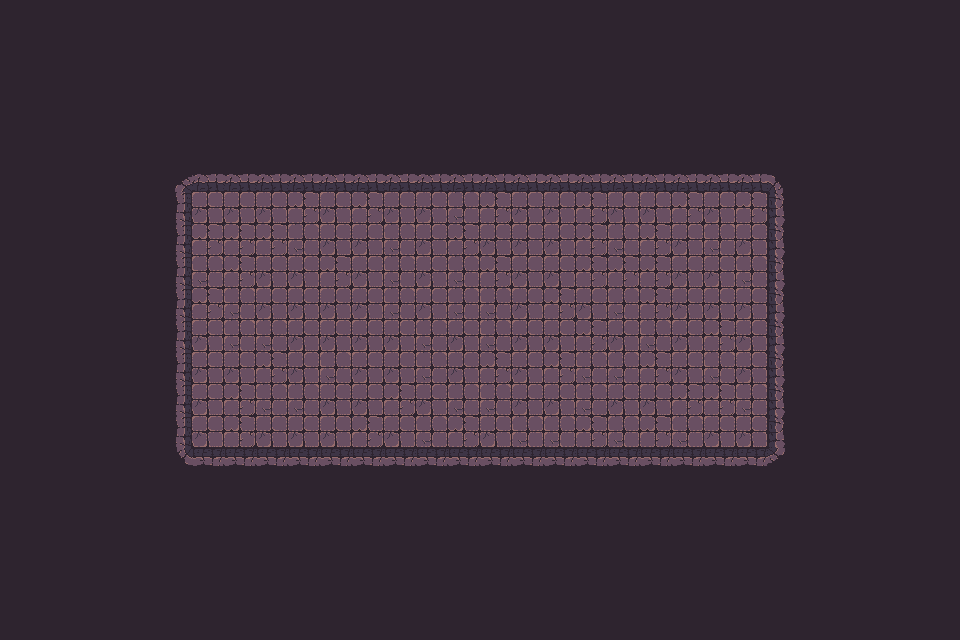

Below is a game level as drawn by its tile map, then a one-line description and the .tmx file that defines it, in full:
An orthogonal 30x20 tile map with 32x32 px tiles, 1 tile layer (Tile layer 1), 2 tilesets and 57 objects.

<map version="1.10" tiledversion="1.11.2" orientation="orthogonal" renderorder="right-down" width="30" height="20" tilewidth="32" tileheight="32" infinite="0" nextlayerid="3" nextobjectid="1">
    <tileset firstgid="1" name="Town Tileset" tilewidth="32" tileheight="32" tilecount="64" columns="8">
        <image source="../../../tiles/World H Tileset.png" trans="ff00ff" width="256" height="256" />
        <tile id="4">
            <objectgroup draworder="index" id="2">
                <object id="1" x="0" y="0" width="32" height="32" />
            </objectgroup>
        </tile>
        <tile id="5">
            <objectgroup draworder="index" id="2">
                <object id="1" x="0" y="0" width="32" height="32" />
            </objectgroup>
        </tile>
        <tile id="6">
            <objectgroup draworder="index" id="2">
                <object id="1" x="0" y="0" width="32" height="32" />
            </objectgroup>
        </tile>
        <tile id="7">
            <objectgroup draworder="index" id="2">
                <object id="1" x="0" y="0" width="32" height="32" />
            </objectgroup>
        </tile>
        <tile id="8">
            <objectgroup draworder="index" id="2">
                <object id="1" x="0" y="0" width="32" height="32" />
            </objectgroup>
        </tile>
        <tile id="10">
            <objectgroup draworder="index" id="2">
                <object id="1" x="0" y="32" width="32" height="0" />
            </objectgroup>
        </tile>
        <tile id="11">
            <objectgroup draworder="index" id="2">
                <object id="1" x="0" y="32" width="32" height="0" />
                <object id="2" x="32" y="0" width="0" height="32" />
            </objectgroup>
        </tile>
        <tile id="12">
            <objectgroup draworder="index" id="2">
                <object id="1" x="32" y="0" width="0" height="32" />
            </objectgroup>
        </tile>
        <tile id="13">
            <objectgroup draworder="index" id="2">
                <object id="1" x="0" y="32" width="32" height="0" />
                <object id="2" x="0" y="32" width="32" height="0" />
                <object id="3" x="0" y="0" width="0" height="32" />
            </objectgroup>
        </tile>
        <tile id="14">
            <objectgroup draworder="index" id="2">
                <object id="1" x="0" y="0" width="0" height="32" />
            </objectgroup>
        </tile>
        <tile id="16">
            <objectgroup draworder="index" id="2">
                <object id="1" x="0" y="0" width="32" height="32" />
            </objectgroup>
        </tile>
        <tile id="24">
            <objectgroup draworder="index" id="2">
                <object id="1" x="0" y="0" width="32" height="32" />
            </objectgroup>
        </tile>
    </tileset>
    <tileset firstgid="65" name="Dungeon Crawler Tileset" tilewidth="32" tileheight="32" tilecount="100" columns="10">
        <image source="../../../tiles/Dungeon_Tile.png" trans="" width="320" height="320" />
        <tile id="2">
            <objectgroup draworder="index" id="2">
                <object id="1" x="0" y="0" width="32" height="32" />
            </objectgroup>
        </tile>
        <tile id="3">
            <objectgroup draworder="index" id="2">
                <object id="1" x="0" y="0" width="32" height="32" />
            </objectgroup>
        </tile>
        <tile id="4">
            <objectgroup draworder="index" id="2">
                <object id="1" x="0" y="0" width="32" height="32" />
            </objectgroup>
        </tile>
        <tile id="5">
            <objectgroup draworder="index" id="2">
                <object id="1" x="0" y="0" width="32" height="32" />
            </objectgroup>
        </tile>
        <tile id="6">
            <objectgroup draworder="index" id="2">
                <object id="1" x="0" y="0" width="32" height="32" />
            </objectgroup>
        </tile>
        <tile id="8">
            <objectgroup draworder="index" id="2">
                <object id="1" x="0" y="0" width="32" height="32" />
            </objectgroup>
        </tile>
        <tile id="12">
            <objectgroup draworder="index" id="2">
                <object id="1" x="0" y="0" width="32" height="32" />
            </objectgroup>
        </tile>
        <tile id="13">
            <objectgroup draworder="index" id="2">
                <object id="1" x="0" y="0" width="32" height="32" />
            </objectgroup>
        </tile>
        <tile id="14">
            <objectgroup draworder="index" id="2">
                <object id="1" x="0" y="0" width="32" height="32" />
            </objectgroup>
        </tile>
        <tile id="15">
            <objectgroup draworder="index" id="2">
                <object id="1" x="0" y="0" width="32" height="32" />
            </objectgroup>
        </tile>
        <tile id="16">
            <objectgroup draworder="index" id="2">
                <object id="1" x="0" y="0" width="32" height="32" />
            </objectgroup>
        </tile>
        <tile id="18">
            <objectgroup draworder="index" id="2">
                <object id="1" x="0" y="0" width="32" height="32" />
            </objectgroup>
        </tile>
        <tile id="22">
            <objectgroup draworder="index" id="2">
                <object id="1" x="0" y="0" width="32" height="32" />
            </objectgroup>
        </tile>
        <tile id="23">
            <objectgroup draworder="index" id="2">
                <object id="1" x="0" y="0" width="32" height="32" />
            </objectgroup>
        </tile>
        <tile id="24">
            <objectgroup draworder="index" id="2">
                <object id="1" x="0" y="0" width="32" height="32" />
            </objectgroup>
        </tile>
        <tile id="25">
            <objectgroup draworder="index" id="2">
                <object id="1" x="0" y="0" width="32" height="32" />
            </objectgroup>
        </tile>
        <tile id="26">
            <objectgroup draworder="index" id="2">
                <object id="1" x="0" y="0" width="32" height="32" />
            </objectgroup>
        </tile>
        <tile id="28">
            <objectgroup draworder="index" id="2">
                <object id="1" x="0" y="0" width="32" height="32" />
            </objectgroup>
        </tile>
        <tile id="32">
            <objectgroup draworder="index" id="2">
                <object id="1" x="0" y="0" width="32" height="32" />
            </objectgroup>
        </tile>
        <tile id="33">
            <objectgroup draworder="index" id="2">
                <object id="1" x="0" y="0" width="32" height="32" />
            </objectgroup>
        </tile>
        <tile id="34">
            <objectgroup draworder="index" id="2">
                <object id="1" x="0" y="0" width="32" height="32" />
            </objectgroup>
        </tile>
        <tile id="35">
            <objectgroup draworder="index" id="2">
                <object id="1" x="0" y="0" width="32" height="32" />
            </objectgroup>
        </tile>
        <tile id="36">
            <objectgroup draworder="index" id="2">
                <object id="1" x="0" y="0" width="32" height="32" />
            </objectgroup>
        </tile>
        <tile id="38">
            <objectgroup draworder="index" id="2">
                <object id="1" x="0" y="0" width="32" height="32" />
            </objectgroup>
        </tile>
        <tile id="42">
            <objectgroup draworder="index" id="2">
                <object id="1" x="0" y="0" width="32" height="32" />
            </objectgroup>
        </tile>
        <tile id="43">
            <objectgroup draworder="index" id="2">
                <object id="1" x="0" y="0" width="32" height="32" />
            </objectgroup>
        </tile>
        <tile id="44">
            <objectgroup draworder="index" id="2">
                <object id="1" x="0" y="0" width="32" height="32" />
            </objectgroup>
        </tile>
        <tile id="45">
            <objectgroup draworder="index" id="2">
                <object id="1" x="0" y="0" width="32" height="32" />
            </objectgroup>
        </tile>
        <tile id="46">
            <objectgroup draworder="index" id="2">
                <object id="1" x="0" y="0" width="32" height="32" />
            </objectgroup>
        </tile>
        <tile id="48">
            <objectgroup draworder="index" id="2">
                <object id="1" x="0" y="0" width="32" height="32" />
            </objectgroup>
        </tile>
        <tile id="52">
            <objectgroup draworder="index" id="2">
                <object id="1" x="0" y="0" width="32" height="32" />
            </objectgroup>
        </tile>
        <tile id="53">
            <objectgroup draworder="index" id="2">
                <object id="1" x="0" y="0" width="32" height="32" />
            </objectgroup>
        </tile>
        <tile id="54">
            <objectgroup draworder="index" id="2">
                <object id="1" x="0" y="0" width="32" height="32" />
            </objectgroup>
        </tile>
        <tile id="55">
            <objectgroup draworder="index" id="2">
                <object id="1" x="0" y="0" width="32" height="32" />
            </objectgroup>
        </tile>
        <tile id="56">
            <objectgroup draworder="index" id="2">
                <object id="1" x="0" y="0" width="32" height="32" />
            </objectgroup>
        </tile>
        <tile id="58">
            <objectgroup draworder="index" id="2">
                <object id="1" x="0" y="0" width="32" height="32" />
            </objectgroup>
        </tile>
        <tile id="62">
            <objectgroup draworder="index" id="2">
                <object id="1" x="0" y="0" width="32" height="32" />
            </objectgroup>
        </tile>
        <tile id="63">
            <objectgroup draworder="index" id="2">
                <object id="1" x="0" y="0" width="32" height="32" />
            </objectgroup>
        </tile>
        <tile id="64">
            <objectgroup draworder="index" id="2">
                <object id="1" x="0" y="0" width="32" height="32" />
            </objectgroup>
        </tile>
        <tile id="65">
            <objectgroup draworder="index" id="2">
                <object id="1" x="0" y="0" width="32" height="32" />
            </objectgroup>
        </tile>
        <tile id="66">
            <objectgroup draworder="index" id="2">
                <object id="1" x="0" y="0" width="32" height="32" />
            </objectgroup>
        </tile>
        <tile id="68">
            <objectgroup draworder="index" id="2">
                <object id="1" x="0" y="0" width="32" height="32" />
            </objectgroup>
        </tile>
    </tileset>
    <layer id="1" name="Tile layer 1" width="30" height="20">
        <data encoding="csv">
122,122,122,122,122,122,122,122,122,122,122,122,122,122,122,122,122,122,122,122,122,122,122,122,122,122,122,122,122,122,
122,122,122,122,122,122,122,122,122,122,122,122,122,122,122,122,122,122,122,122,122,122,122,122,122,122,122,122,122,122,
122,122,122,122,122,122,122,122,122,122,122,122,122,122,122,122,122,122,122,122,122,122,122,122,122,122,122,122,122,122,
122,122,122,122,122,122,122,122,122,122,122,122,122,122,122,122,122,122,122,122,122,122,122,122,122,122,122,122,122,122,
122,122,122,122,122,122,122,122,122,122,122,122,122,122,122,122,122,122,122,122,122,122,122,122,122,122,122,122,122,122,
122,122,122,122,122,67,68,68,68,68,68,68,68,68,68,68,68,68,68,68,68,68,68,68,69,122,122,122,122,122,
122,122,122,122,122,77,75,75,75,65,75,65,75,75,66,65,75,75,65,75,75,65,75,65,79,122,122,122,122,122,
122,122,122,122,122,77,65,65,65,66,75,75,66,75,65,75,75,75,65,66,65,75,66,75,79,122,122,122,122,122,
122,122,122,122,122,77,66,65,75,75,65,75,66,75,66,65,75,75,65,65,65,75,75,66,79,122,122,122,122,122,
122,122,122,122,122,77,65,66,75,75,75,75,66,75,66,66,75,65,75,66,65,75,75,75,79,122,122,122,122,122,
122,122,122,122,122,77,75,66,66,75,75,75,75,66,75,66,75,75,65,75,66,75,65,75,79,122,122,122,122,122,
122,122,122,122,122,77,75,75,65,75,66,75,75,66,75,65,75,65,66,66,65,75,66,75,79,122,122,122,122,122,
122,122,122,122,122,77,75,65,66,66,75,75,65,75,66,66,75,75,66,75,75,65,65,66,79,122,122,122,122,122,
122,122,122,122,122,77,75,65,75,75,75,65,75,66,65,75,66,66,65,66,65,66,75,75,79,122,122,122,122,122,
122,122,122,122,122,87,88,88,88,88,88,88,88,88,88,88,88,88,88,88,88,88,88,88,89,122,122,122,122,122,
122,122,122,122,122,122,122,122,122,122,122,122,122,122,122,122,122,122,122,122,122,122,122,122,122,122,122,122,122,122,
122,122,122,122,122,122,122,122,122,122,122,122,122,122,122,122,122,122,122,122,122,122,122,122,122,122,122,122,122,122,
122,122,122,122,122,122,122,122,122,122,122,122,122,122,122,122,122,122,122,122,122,122,122,122,122,122,122,122,122,122,
122,122,122,122,122,122,122,122,122,122,122,122,122,122,122,122,122,122,122,122,122,122,122,122,122,122,122,122,122,122,
122,122,122,122,122,122,122,122,122,122,122,122,122,122,122,122,122,122,122,122,122,122,122,122,122,122,122,122,122,122
        </data>
    </layer>
</map>
